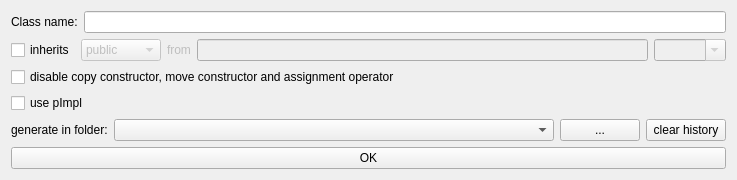
<?xml version="1.0" encoding="UTF-8"?>
<ui version="4.0">
 <class>ClassGenerator</class>
 <widget class="QWidget" name="ClassGenerator">
  <property name="geometry">
   <rect>
    <x>0</x>
    <y>0</y>
    <width>737</width>
    <height>176</height>
   </rect>
  </property>
  <property name="windowTitle">
   <string>ClassGenerator</string>
  </property>
  <layout class="QVBoxLayout" name="verticalLayout">
   <item>
    <layout class="QHBoxLayout" name="horizontalLayout">
     <item>
      <widget class="QLabel" name="label">
       <property name="text">
        <string>Class name:</string>
       </property>
      </widget>
     </item>
     <item>
      <widget class="QLineEdit" name="lineEditClassName"/>
     </item>
    </layout>
   </item>
   <item>
    <layout class="QHBoxLayout" name="horizontalLayout_3">
     <item>
      <widget class="QCheckBox" name="checkBoxInherit">
       <property name="text">
        <string>inherits</string>
       </property>
      </widget>
     </item>
     <item>
      <widget class="QWidget" name="widgetInheritanceProperties" native="true">
       <property name="enabled">
        <bool>false</bool>
       </property>
       <layout class="QHBoxLayout" name="horizontalLayout_4">
        <property name="margin">
         <number>0</number>
        </property>
        <item>
         <widget class="QComboBox" name="comboBoxType">
          <item>
           <property name="text">
            <string>public</string>
           </property>
          </item>
          <item>
           <property name="text">
            <string>protected</string>
           </property>
          </item>
          <item>
           <property name="text">
            <string>private</string>
           </property>
          </item>
         </widget>
        </item>
        <item>
         <widget class="QLabel" name="label_3">
          <property name="text">
           <string>from</string>
          </property>
         </widget>
        </item>
        <item>
         <widget class="QLineEdit" name="lineEditBaseClassName"/>
        </item>
        <item>
         <widget class="QComboBox" name="comboBoxBaseClassName">
          <property name="editable">
           <bool>true</bool>
          </property>
         </widget>
        </item>
       </layout>
      </widget>
     </item>
    </layout>
   </item>
   <item>
    <widget class="QCheckBox" name="checkBoxDisableCopy">
     <property name="text">
      <string>disable copy constructor, move constructor and assignment operator</string>
     </property>
    </widget>
   </item>
   <item>
    <widget class="QCheckBox" name="checkBoxUsePimpl">
     <property name="text">
      <string>use pImpl</string>
     </property>
    </widget>
   </item>
   <item>
    <layout class="QHBoxLayout" name="horizontalLayout_2">
     <item>
      <widget class="QLabel" name="label_2">
       <property name="text">
        <string>generate in folder:</string>
       </property>
      </widget>
     </item>
     <item>
      <widget class="QComboBox" name="comboBoxFolder">
       <property name="sizePolicy">
        <sizepolicy hsizetype="MinimumExpanding" vsizetype="Fixed">
         <horstretch>0</horstretch>
         <verstretch>0</verstretch>
        </sizepolicy>
       </property>
      </widget>
     </item>
     <item>
      <widget class="QPushButton" name="pushButtonSelectFolder">
       <property name="text">
        <string>...</string>
       </property>
      </widget>
     </item>
     <item>
      <widget class="QPushButton" name="pushButtonClearHistory">
       <property name="text">
        <string>clear history</string>
       </property>
      </widget>
     </item>
    </layout>
   </item>
   <item>
    <widget class="QPushButton" name="pushButtonStart">
     <property name="text">
      <string>OK</string>
     </property>
    </widget>
   </item>
  </layout>
 </widget>
 <layoutdefault spacing="6" margin="11"/>
 <resources/>
 <connections/>
</ui>
